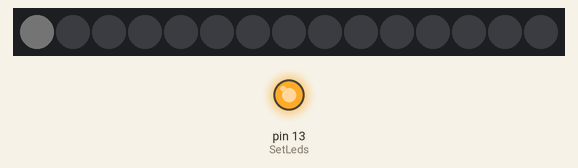
Recording of a sketch running on a simulated Arduino Uno, built with avr-gcc and run on an emulated ATmega328P. On the bench: 15 RGB LEDs in strip order, left to right, output pins drawn as LEDs (lit = HIGH). Dim RGB values are drawn brighter than linear.

Above: at 0.49 s.
At 8.92 s:
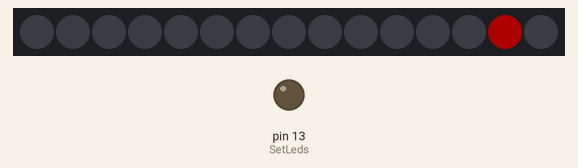
At 18.29 s:
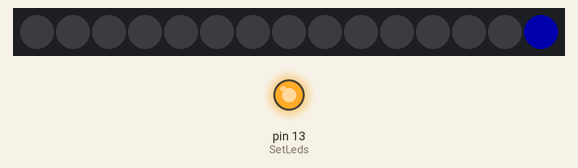
At 39.7 s:
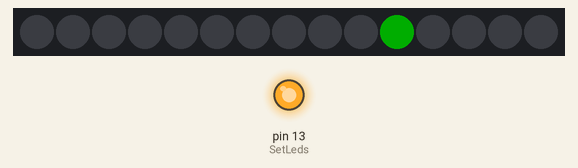
Timing chart, 0 to 40.0 s (numbered marks = the images above):
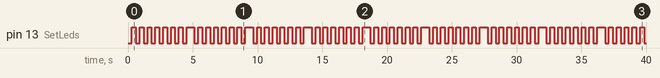

The sketch:

WS2812-Testen.ino
```cpp
/*
 Name:		Sketch1.ino
 Created:	11/26/2017 10:28:59 PM
 Author:	gebruiker
*/

#include <FastLED.h>
#define NUM_LEDS 15
#define DATA_PIN 6

unsigned long TimerWrite;
unsigned long TimerSet;

CRGB leds[NUM_LEDS];

unsigned int rood[NUM_LEDS] = { 0x0 };
unsigned int groen[NUM_LEDS] = { 0x0 };
unsigned int blauw[NUM_LEDS] = { 0x0 };


void setup() {
	pinMode(13, OUTPUT);
	FastLED.addLeds<NEOPIXEL, DATA_PIN>(leds, NUM_LEDS);
	TimerWrite = millis();
	TimerSet = millis();
}
void SetLeds() { //steld de leds in
	static int i = 0;
	static int c = 0; //kleur keuze
	int kleur;

				 if (digitalRead(13) == HIGH) {
				 digitalWrite(13, LOW);
				 }
				 else {
				 digitalWrite(13, HIGH);
				 }

		//if (i == 0) {
		//	leds[NUM_LEDS - 1] = 0x000000;
		//}
		//else {
		//	leds[i - 1] = 0x000000;
		//}
		//leds[i] = CRGB::Orange;

//Bepaal wat led I moet doen, als voorbeeld een looplicht
				 switch (c){
				 case 0:
					 leds[i] = 0x010101;
					 break;
				 case 1:
					 leds[i] = 0x330000;
					 break;
				 case 2:
					 leds[i] = 0x003300;
					 break;
				 case 3:
					 leds[i] = 0x000033;
					 break;
				 case 4:
					 leds[i] = 0x225522;
					 break;
				 case 5:
					 leds[i] = 0x660033;
						 break;
				 }


				 //voorgaande led weer uit..
				 if (i == 0) {
				 	leds[NUM_LEDS - 1] = 0x000000;
				 }
				 else {
				 	leds[i - 1] = 0x000000;
				 }


 i++;
 if (i > NUM_LEDS) {
	 i = 0;
	 c++;
	 if (c > 5) c = 0; //kleur restten
 }
}

void SendLeds() { //verstuurt de (nieuw) data naar de ledlijst ieder 10ms
		FastLED.show();
	}

// the loop function runs over and over again until power down or reset
void loop() {

	if (millis() - TimerWrite > 1) {
		TimerWrite = millis();
		SendLeds();
	}

	if (millis() - TimerSet > 300) {
		TimerSet = millis();
		SetLeds();
	}

}
```

Measured:
- by itself, pin 13 (SetLeds): repeats every 4.5 s: 6 × (LOW 0.30 s, HIGH 0.30 s), LOW 0.30 s, HIGH 0.61 s
